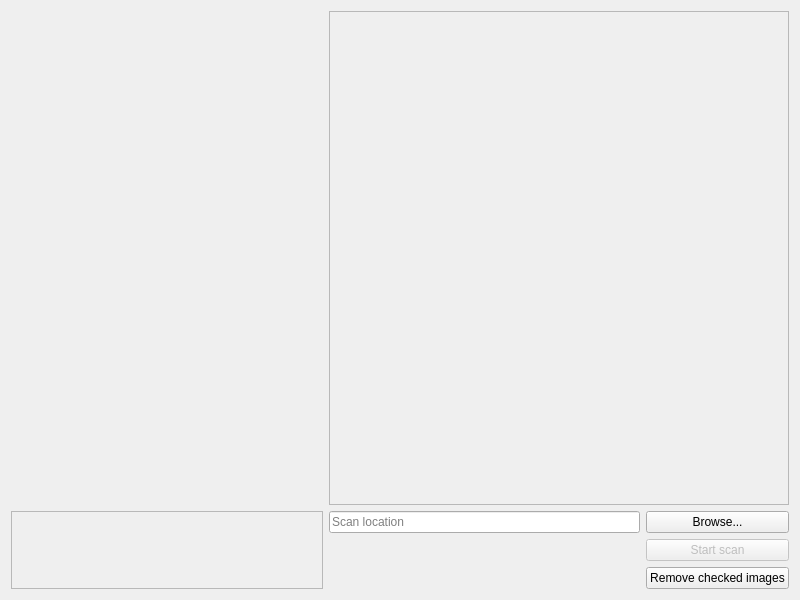
<?xml version="1.0" encoding="UTF-8"?>
<ui version="4.0">
 <class>Widget</class>
 <widget class="QWidget" name="Widget">
  <property name="geometry">
   <rect>
    <x>0</x>
    <y>0</y>
    <width>800</width>
    <height>600</height>
   </rect>
  </property>
  <property name="windowTitle">
   <string>Similar Images Finder</string>
  </property>
  <layout class="QGridLayout" name="gridLayout">
   <item row="2" column="1">
    <widget class="QLineEdit" name="location">
     <property name="text">
      <string/>
     </property>
     <property name="readOnly">
      <bool>false</bool>
     </property>
     <property name="placeholderText">
      <string>Scan location</string>
     </property>
    </widget>
   </item>
   <item row="2" column="2">
    <widget class="QPushButton" name="browse">
     <property name="text">
      <string>Browse...</string>
     </property>
    </widget>
   </item>
   <item row="3" column="2">
    <widget class="QPushButton" name="scan">
     <property name="enabled">
      <bool>false</bool>
     </property>
     <property name="text">
      <string>Start scan</string>
     </property>
    </widget>
   </item>
   <item row="4" column="2">
    <widget class="QPushButton" name="remove">
     <property name="enabled">
      <bool>true</bool>
     </property>
     <property name="text">
      <string>Remove checked images</string>
     </property>
    </widget>
   </item>
   <item row="2" column="0" rowspan="3">
    <widget class="QTextEdit" name="info">
     <property name="palette">
      <palette>
       <active>
        <colorrole role="Base">
         <brush brushstyle="SolidPattern">
          <color alpha="255">
           <red>239</red>
           <green>239</green>
           <blue>239</blue>
          </color>
         </brush>
        </colorrole>
       </active>
       <inactive>
        <colorrole role="Base">
         <brush brushstyle="SolidPattern">
          <color alpha="255">
           <red>239</red>
           <green>239</green>
           <blue>239</blue>
          </color>
         </brush>
        </colorrole>
       </inactive>
       <disabled>
        <colorrole role="Base">
         <brush brushstyle="SolidPattern">
          <color alpha="255">
           <red>239</red>
           <green>239</green>
           <blue>239</blue>
          </color>
         </brush>
        </colorrole>
       </disabled>
      </palette>
     </property>
     <property name="readOnly">
      <bool>true</bool>
     </property>
    </widget>
   </item>
   <item row="0" column="0" rowspan="2">
    <widget class="QLabel" name="image">
     <property name="text">
      <string/>
     </property>
    </widget>
   </item>
   <item row="0" column="1" rowspan="2" colspan="2">
    <widget class="QListWidget" name="list">
     <property name="palette">
      <palette>
       <active>
        <colorrole role="Base">
         <brush brushstyle="SolidPattern">
          <color alpha="255">
           <red>239</red>
           <green>239</green>
           <blue>239</blue>
          </color>
         </brush>
        </colorrole>
       </active>
       <inactive>
        <colorrole role="Base">
         <brush brushstyle="SolidPattern">
          <color alpha="255">
           <red>239</red>
           <green>239</green>
           <blue>239</blue>
          </color>
         </brush>
        </colorrole>
       </inactive>
       <disabled>
        <colorrole role="Base">
         <brush brushstyle="SolidPattern">
          <color alpha="255">
           <red>239</red>
           <green>239</green>
           <blue>239</blue>
          </color>
         </brush>
        </colorrole>
       </disabled>
      </palette>
     </property>
    </widget>
   </item>
  </layout>
 </widget>
 <layoutdefault spacing="6" margin="11"/>
 <resources/>
 <connections/>
</ui>
